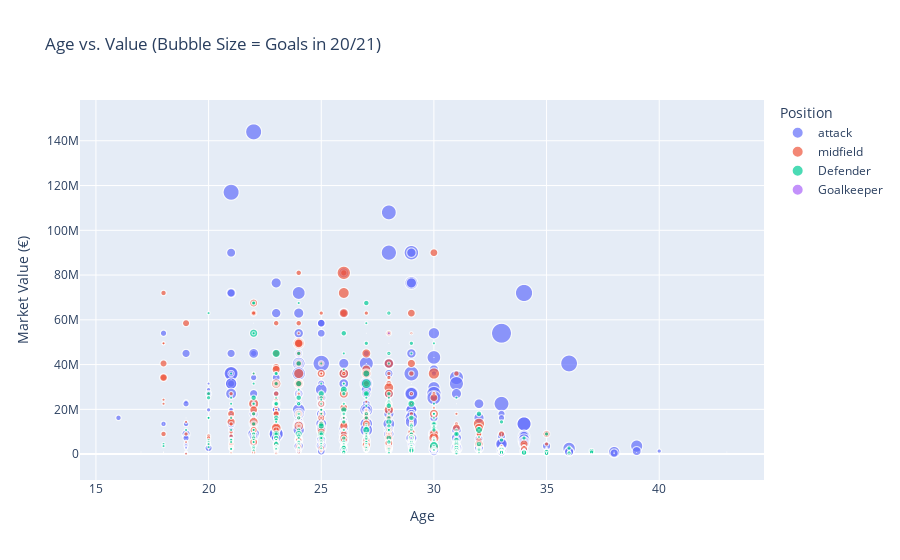

Notebook code cell kept with this figure:
### Code cell
import plotly.express as px

fig = px.scatter(
    niilsen_data_clean, 
    x='Age', 
    y='Value', 
    size='Gls (20/21)',  
    color='Position', 
    hover_name='Player',
    title='Age vs. Value (Bubble Size = Goals in 20/21)'
)
fig.update_layout(
    xaxis_title='Age',
    yaxis_title='Market Value (€)'
)
fig.show()

### Figure 1 — Plotly figure (JSON) as saved in the notebook; plotly's stock layout.template omitted (floating-point values rounded to 4 significant figures; data arrays with more than 128 entries replaced by an {"elided": "..."} marker saying what was removed)
{"data": [{"hovertemplate": "<b>%{hovertext}</b><br><br>Position=attack<br>Age=%{x}<br>Value=%{y}<br>Gls (20/21)=%{marker.size}<extra></extra>", "hovertext": {"elided": "555 str values"}, "legendgroup": "attack", "marker": {"color": "#636efa", "size": {"elided": "555 float values"}, "sizemode": "area", "sizeref": 0.1025, "symbol": "circle"}, "mode": "markers", "name": "attack", "showlegend": true, "type": "scattergl", "x": {"elided": "555 int values"}, "xaxis": "x", "y": {"elided": "555 int values"}, "yaxis": "y"}, {"hovertemplate": "<b>%{hovertext}</b><br><br>Position=midfield<br>Age=%{x}<br>Value=%{y}<br>Gls (20/21)=%{marker.size}<extra></extra>", "hovertext": {"elided": "595 str values"}, "legendgroup": "midfield", "marker": {"color": "#EF553B", "size": {"elided": "595 float values"}, "sizemode": "area", "sizeref": 0.1025, "symbol": "circle"}, "mode": "markers", "name": "midfield", "showlegend": true, "type": "scattergl", "x": {"elided": "595 int values"}, "xaxis": "x", "y": {"elided": "595 int values"}, "yaxis": "y"}, {"hovertemplate": "<b>%{hovertext}</b><br><br>Position=Defender<br>Age=%{x}<br>Value=%{y}<br>Gls (20/21)=%{marker.size}<extra></extra>", "hovertext": {"elided": "728 str values"}, "legendgroup": "Defender", "marker": {"color": "#00cc96", "size": {"elided": "728 float values"}, "sizemode": "area", "sizeref": 0.1025, "symbol": "circle"}, "mode": "markers", "name": "Defender", "showlegend": true, "type": "scattergl", "x": {"elided": "728 int values"}, "xaxis": "x", "y": {"elided": "728 int values"}, "yaxis": "y"}, {"hovertemplate": "<b>%{hovertext}</b><br><br>Position=Goalkeeper<br>Age=%{x}<br>Value=%{y}<br>Gls (20/21)=%{marker.size}<extra></extra>", "hovertext": {"elided": "197 str values"}, "legendgroup": "Goalkeeper", "marker": {"color": "#ab63fa", "size": {"elided": "197 float values"}, "sizemode": "area", "sizeref": 0.1025, "symbol": "circle"}, "mode": "markers", "name": "Goalkeeper", "showlegend": true, "type": "scattergl", "x": {"elided": "197 int values"}, "xaxis": "x", "y": {"elided": "197 int values"}, "yaxis": "y"}], "layout": {"legend": {"itemsizing": "constant", "title": {"text": "Position"}, "tracegroupgap": 0}, "title": {"text": "Age vs. Value (Bubble Size = Goals in 20/21)"}, "xaxis": {"anchor": "y", "domain": [0, 1], "title": {"text": "Age"}}, "yaxis": {"anchor": "x", "domain": [0, 1], "title": {"text": "Market Value (€)"}}}}
